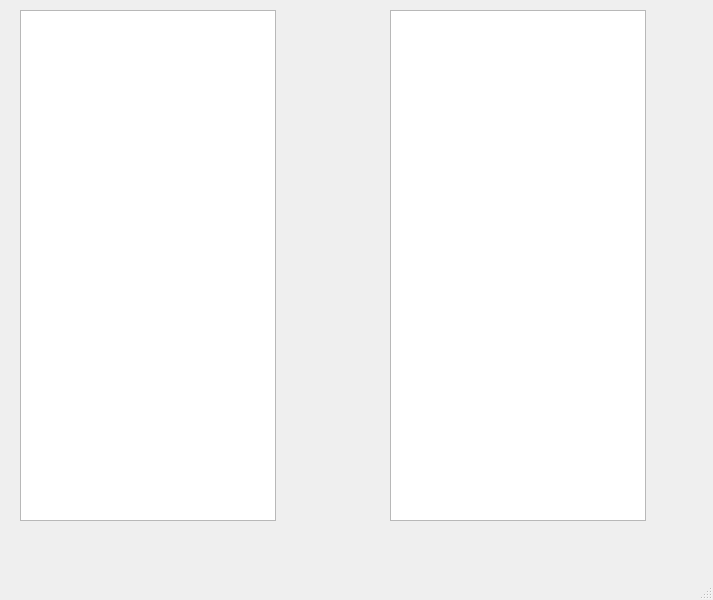
<?xml version="1.0" encoding="UTF-8"?>
<ui version="4.0">
 <class>MainWindow</class>
 <widget class="QMainWindow" name="MainWindow">
  <property name="geometry">
   <rect>
    <x>0</x>
    <y>0</y>
    <width>713</width>
    <height>600</height>
   </rect>
  </property>
  <property name="windowTitle">
   <string>Drop Table</string>
  </property>
  <widget class="QWidget" name="centralwidget">
   <widget class="QTableWidget" name="tableWidget">
    <property name="geometry">
     <rect>
      <x>20</x>
      <y>10</y>
      <width>256</width>
      <height>511</height>
     </rect>
    </property>
   </widget>
   <widget class="QTableWidget" name="tableWidget_2">
    <property name="geometry">
     <rect>
      <x>390</x>
      <y>10</y>
      <width>256</width>
      <height>511</height>
     </rect>
    </property>
   </widget>
  </widget>
  <widget class="QMenuBar" name="menubar">
   <property name="geometry">
    <rect>
     <x>0</x>
     <y>0</y>
     <width>713</width>
     <height>26</height>
    </rect>
   </property>
  </widget>
  <widget class="QStatusBar" name="statusbar"/>
 </widget>
 <resources/>
 <connections/>
</ui>
